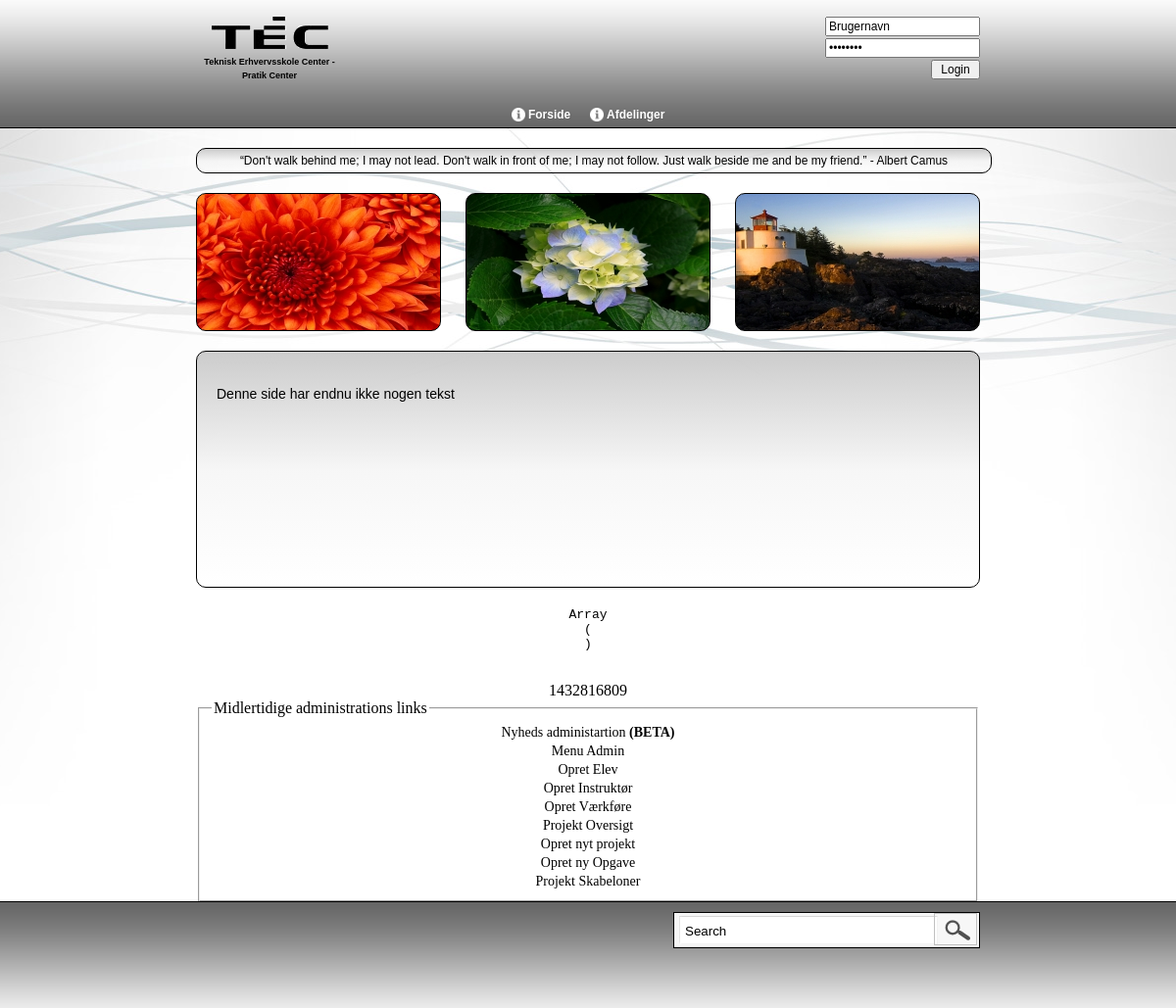
The page /Site/index.php?page=Kage Manden&subpage=Nisse 2 on the database its author committed.
### tables this page shows
CREATE TABLE IF NOT EXISTS `main_menu_cat` (
  `id` int(11) NOT NULL,
  `menu_cat_name` varchar(255) NOT NULL,
  `sort_nr` int(11) NOT NULL,
  `icon` text
);

CREATE TABLE IF NOT EXISTS `quotes` (
  `id` int(11) NOT NULL,
  `quote` varchar(255) NOT NULL,
  `date` int(2) NOT NULL
);

CREATE TABLE IF NOT EXISTS `images` (
  `image_id` int(11) NOT NULL,
  `image_navn` varchar(255) NOT NULL,
  `image_small` text NOT NULL,
  `image_big` text NOT NULL,
  `image_date` int(11) NOT NULL,
  `fk_album_id` int(11) NOT NULL
);

### Site/include/Navigation/navbox.php (the view, shortened to what this page needs)
<nav>
    <ul>
        <li><a href="index.php"><img src="img/icons/003w.png" /> Forside</a></li>
        <?php
            $nav_sql="SELECT * FROM main_menu_cat" ;
            $nav_result= mysqli_query($db_conn, $nav_sql) or die (mysqli_error($db_conn));
            while ($nav_row= mysqli_fetch_assoc($nav_result))
            {
                $nav_cat_id=$nav_row['id'];
                if($nav_row['icon']==NULL)
                {
                    $nav_image='<img src="img/icons/003w.png" />';
                }
                else
                {
                    $nav_image="<img src='".$nav_row['icon']."' />";
                } ?>
                <li>
                    <?php echo $nav_image.' '; echo $nav_row['menu_cat_name']; ?>
                    <?php
                    $sub_nav_sql = "select * from main_menu_subcat Where fk_menu_cat_id = '$nav_cat_id'";
                    $sub_nav_resut = mysqli_query($db_conn, $sub_nav_sql) or die (mysql_error());
                    while($page_row = mysqli_fetch_assoc($sub_nav_resut))
                    {
                        $sub_cat_id=$page_row['id'];
                        if($page_row['icon']==NULL)
                        {
                            $nav_image='<img src="img/icons/003w.png" />';
                        }
                        else
                        {
                            $nav_image="<img src='".$page_row['icon']."' />";
                        } ?>
                                <?php
                                $sub_nav_sql = "select * from main_menu_subsubcat Where fk_menu_subcat_id = '$sub_cat_id'";
                                $sub_nav_resut = mysqli_query($db_conn, $sub_nav_sql) or die (mysql_error());
                                {?>
                        <?php   }
                    }?>
                </li>
<?php       }?>
    </ul>
</nav>

### Site/include/random_quote.php (shortened to what this page needs)
<div style="max-width:790px;">
<?php
	$month_day = date('j');
	$sql = "SELECT * FROM quotes WHERE date != '0'";
		$result = mysqli_query($db_conn,$sql) or die (mysqli_error($db_conn));
		$row = mysqli_fetch_assoc($result);
		$rows = mysqli_num_rows($result);
		$quote_date = $row['date'];
	if ($rows == '0')
	{
		$sql = "SELECT * FROM quotes ORDER BY RAND() LIMIT 1";
			$result = mysqli_query($db_conn,$sql) or die (mysqli_error($db_conn));
			$row = mysqli_fetch_assoc($result);
			$quote_id = $row['id'];
		echo $row['quote'];
		$sql = "UPDATE quotes SET date = '$month_day' WHERE id = '$quote_id'";
			mysqli_query($db_conn,$sql) or die (mysqli_error($db_conn));
	}
	else
	if ($quote_date == $month_day)
	{
		echo $row['quote'];
	}
?>
</div>

### Site/include/tre_random_pics.php (shortened to what this page needs)
      <?php
      	$counter_2 = 0;
	$random_image_sql = "SELECT * FROM images ORDER BY RAND() LIMIT 3";
	$random_image_result = mysqli_query($db_conn,$random_image_sql) or die (mysqli_error($db_conn));
	while ($random_image_row = mysqli_fetch_assoc($random_image_result))
	{
		if($counter_2 == 0)
		{
			$box_id = 'smalltextboxleft';
		}
		else if($counter_2 == 1)
		{
			$box_id = 'smalltextboxmid';
		}
		else if($counter_2 == 2)
		{
			$box_id = 'smalltextboxright';
		}
		?>
          <div style=" background:url(<?php echo $random_image_row['image_small']; ?>)" id="<?php echo $box_id; ?>"></div>
          <?php
	$counter_2 ++;
	}
?>

### Site/css/nav-style.css (style rules this page uses)
nav { font-family: Verdana, Geneva, sans-serif; font-size: 12px; line-height: normal; margin: 0px; padding: 0px; white-space: nowrap; text-align: center; font-weight: bold; text-shadow: 1px 1px #666; clear: both; float: left; width: 800px; margin-top: 4px; }
nav ul { margin: 0px; padding: 0px; border: 0px; list-style: none; position: relative; display: inline-table; }
nav ul li { color: #fff; }
nav ul img { width: 14px; height: 14px; vertical-align: text-bottom; }
nav ul:after { content: ""; clear: both; display: block; }
nav ul li { float: left; }
nav ul li { padding: 5px 10px; }
nav ul li a { display: block; color: #fff; text-decoration: none; text-align: left; }
nav ul a { font-size: 12px; line-height: normal; text-align: center; }

### Site/style.css (style rules this page uses)
html, body { background: #fff url(img/bg.png) center top repeat-x; height: 100%; position: relative; margin: 0; padding: 0; }
#smalltextboxleft { height: auto; min-height: 139px; width: 248px; border-radius: 10px; border: 1px solid #000; float: left }
#smalltextboxmid { height: auto; min-height: 139px; width: 248px; border-radius: 10px; border: 1px solid #000; float: left; margin-left: 25px; }
#smalltextboxright { height: auto; min-height: 139px; width: 248px; border-radius: 10px; border: 1px solid #000; float: right; }
a { font-size: 14px; line-height: 19px; text-decoration: none }
a:link { text-decoration: none; color: inherit }
p { font-family: Verdana, Geneva, sans-serif; font-size: 14px; line-height: 19px; text-decoration: none }
html { overflow-y: scroll }

### rows shown on the page
main_menu_cat: menu_cat_name "Afdelinger"
quotes: quote "“Don't walk behind me; I may not lead. Don't walk in front of me; I may not follow. Just walk beside me and be my friend.” - Albert Camus"
images: image_small (picture)
images: image_small (picture)
images: image_small (picture)

### other values the page prints
$page_txt_row['text'] "Denne side har endnu ikke nogen tekst"
